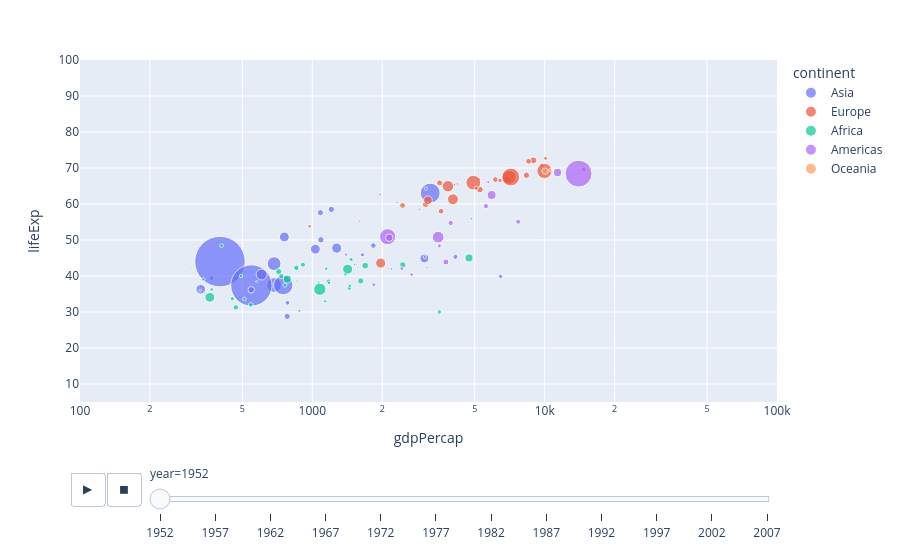

Write notebook code for a chart like this one.
### Code cell
fig = px.scatter(df1, x='gdpPercap', y='lifeExp', color='continent', size='pop',animation_frame='year',log_x=True,size_max=55,range_x=[100,100000],range_y=[5,100])
fig.show()

### Figure 1 — Plotly figure (JSON) as saved in the notebook; plotly's stock layout.template omitted (floating-point values rounded to 4 significant figures)
{"data": [{"hovertemplate": "continent=Asia<br>year=1952<br>gdpPercap=%{x}<br>lifeExp=%{y}<br>pop=%{marker.size}<extra></extra>", "legendgroup": "Asia", "marker": {"color": "#636efa", "size": [8425333, 120447, 46886859, 4693836, 556263527, 2125900, 372000000, 82052000, 17272000, 5441766, 1620914, 86459025, 607914, 8865488, 20947571, 160000, 1439529, 6748378, 800663, 20092996, 9182536, 507833, 41346560, 22438691, 4005677, 1127000, 7982342, 3661549, 8550362, 21289402, 26246839, 1030585, 4963829], "sizemode": "area", "sizeref": 435900.0, "symbol": "circle"}, "mode": "markers", "name": "Asia", "orientation": "v", "showlegend": true, "type": "scatter", "x": [779.4, 9867.0, 684.2, 368.5, 400.4, 3054.0, 546.6, 749.7, 3035.0, 4130.0, 4087.0, 3217.0, 1547.0, 1088.0, 1031.0, 108400.0, 4835.0, 1831.0, 786.6, 331.0, 545.9, 1828.0, 684.6, 1273.0, 6460.0, 2315.0, 1084.0, 1643.0, 1207.0, 757.8, 605.1, 1516.0, 781.7], "xaxis": "x", "y": [28.8, 50.94, 37.48, 39.42, 44.0, 60.96, 37.37, 37.47, 44.87, 45.32, 65.39, 63.03, 43.16, 50.06, 47.45, 55.56, 55.93, 48.46, 42.24, 36.32, 36.16, 37.58, 43.44, 47.75, 39.88, 60.4, 57.59, 45.88, 58.5, 50.85, 40.41, 43.16, 32.55], "yaxis": "y"}, {"hovertemplate": "continent=Europe<br>year=1952<br>gdpPercap=%{x}<br>lifeExp=%{y}<br>pop=%{marker.size}<extra></extra>", "legendgroup": "Europe", "marker": {"color": "#EF553B", "size": [1282697, 6927772, 8730405, 2791000, 7274900, 3882229, 9125183, 4334000, 4090500, 42459667, 69145952, 7733250, 9504000, 147962, 2952156, 47666000, 413834, 10381988, 3327728, 25730551, 8526050, 16630000, 6860147, 3558137, 1489518, 28549870, 7124673, 4815000, 22235677, 50430000], "sizemode": "area", "sizeref": 435900.0, "symbol": "circle"}, "mode": "markers", "name": "Europe", "orientation": "v", "showlegend": true, "type": "scatter", "x": [1601.0, 6137.0, 8343.0, 973.5, 2444.0, 3119.0, 6876.0, 9692.0, 6425.0, 7030.0, 7144.0, 3531.0, 5264.0, 7268.0, 5210.0, 4931.0, 2648.0, 8942.0, 10100.0, 4029.0, 3068.0, 3145.0, 3581.0, 5075.0, 4215.0, 3834.0, 8528.0, 14730.0, 1969.0, 9980.0], "xaxis": "x", "y": [55.23, 66.8, 68.0, 53.82, 59.6, 61.21, 66.87, 70.78, 66.55, 67.41, 67.5, 65.86, 64.03, 72.49, 66.91, 65.94, 59.16, 72.13, 72.67, 61.31, 59.82, 61.05, 58.0, 64.36, 65.57, 64.94, 71.86, 69.62, 43.59, 69.18], "yaxis": "y"}, {"hovertemplate": "continent=Africa<br>year=1952<br>gdpPercap=%{x}<br>lifeExp=%{y}<br>pop=%{marker.size}<extra></extra>", "legendgroup": "Africa", "marker": {"color": "#00cc96", "size": [9279525, 4232095, 1738315, 442308, 4469979, 2445618, 5009067, 1291695, 2682462, 153936, 14100005, 854885, 2977019, 63149, 22223309, 216964, 1438760, 20860941, 420702, 284320, 5581001, 2664249, 580653, 6464046, 748747, 863308, 1019729, 4762912, 2917802, 3838168, 1022556, 516556, 9939217, 6446316, 485831, 3379468, 33119096, 257700, 2534927, 60011, 2755589, 2143249, 2526994, 14264935, 8504667, 290243, 8322925, 1219113, 3647735, 5824797, 2672000, 3080907], "sizemode": "area", "sizeref": 435900.0, "symbol": "circle"}, "mode": "markers", "name": "Africa", "orientation": "v", "showlegend": true, "type": "scatter", "x": [2449.0, 3521.0, 1063.0, 851.2, 543.3, 339.3, 1173.0, 1071.0, 1179.0, 1103.0, 780.5, 2126.0, 1389.0, 2670.0, 1419.0, 375.6, 328.9, 362.1, 4293.0, 485.2, 911.3, 510.2, 299.9, 853.5, 298.8, 575.6, 2388.0, 1443.0, 369.2, 452.3, 743.1, 1968.0, 1688.0, 468.5, 2424.0, 761.9, 1077.0, 2719.0, 493.3, 879.6, 1450.0, 879.8, 1136.0, 4725.0, 1616.0, 1148.0, 716.7, 859.8, 1468.0, 734.8, 1147.0, 406.9], "xaxis": "x", "y": [43.08, 30.02, 38.22, 47.62, 31.98, 39.03, 38.52, 35.46, 38.09, 40.72, 39.14, 42.11, 40.48, 34.81, 41.89, 34.48, 35.93, 34.08, 37.0, 30.0, 43.15, 33.61, 32.5, 42.27, 42.14, 38.48, 42.72, 36.68, 36.26, 33.69, 40.54, 50.99, 42.87, 31.29, 41.73, 37.44, 36.32, 52.72, 40.0, 46.47, 37.28, 30.33, 32.98, 45.01, 38.63, 41.41, 41.22, 38.6, 44.6, 39.98, 42.04, 48.45], "yaxis": "y"}, {"hovertemplate": "continent=Americas<br>year=1952<br>gdpPercap=%{x}<br>lifeExp=%{y}<br>pop=%{marker.size}<extra></extra>", "legendgroup": "Americas", "marker": {"color": "#ab63fa", "size": [17876956, 2883315, 56602560, 14785584, 6377619, 12350771, 926317, 6007797, 2491346, 3548753, 2042865, 3146381, 3201488, 1517453, 1426095, 30144317, 1165790, 940080, 1555876, 8025700, 2227000, 662850, 157553000, 2252965, 5439568], "sizemode": "area", "sizeref": 435900.0, "symbol": "circle"}, "mode": "markers", "name": "Americas", "orientation": "v", "showlegend": true, "type": "scatter", "x": [5911.0, 2677.0, 2109.0, 11370.0, 3940.0, 2144.0, 2627.0, 5587.0, 1398.0, 3522.0, 3048.0, 2428.0, 1840.0, 2195.0, 2899.0, 3478.0, 3112.0, 2480.0, 1952.0, 3759.0, 3082.0, 3023.0, 13990.0, 5717.0, 7690.0], "xaxis": "x", "y": [62.48, 40.41, 50.92, 68.75, 54.74, 50.64, 57.21, 59.42, 45.93, 48.36, 45.26, 42.02, 37.58, 41.91, 58.53, 50.79, 42.31, 55.19, 62.65, 43.9, 64.28, 59.1, 68.44, 66.07, 55.09], "yaxis": "y"}, {"hovertemplate": "continent=Oceania<br>year=1952<br>gdpPercap=%{x}<br>lifeExp=%{y}<br>pop=%{marker.size}<extra></extra>", "legendgroup": "Oceania", "marker": {"color": "#FFA15A", "size": [8691212, 1994794], "sizemode": "area", "sizeref": 435900.0, "symbol": "circle"}, "mode": "markers", "name": "Oceania", "orientation": "v", "showlegend": true, "type": "scatter", "x": [10040.0, 10560.0], "xaxis": "x", "y": [69.12, 69.39], "yaxis": "y"}], "layout": {"legend": {"itemsizing": "constant", "title": {"text": "continent"}, "tracegroupgap": 0}, "margin": {"t": 60}, "sliders": [{"active": 0, "currentvalue": {"prefix": "year="}, "len": 0.9, "pad": {"b": 10, "t": 60}, "steps": [{"args": [["1952"], {"frame": {"duration": 0, "redraw": false}, "fromcurrent": true, "mode": "immediate", "transition": {"duration": 0, "easing": "linear"}}], "label": "1952", "method": "animate"}, {"args": [["1957"], {"frame": {"duration": 0, "redraw": false}, "fromcurrent": true, "mode": "immediate", "transition": {"duration": 0, "easing": "linear"}}], "label": "1957", "method": "animate"}, {"args": [["1962"], {"frame": {"duration": 0, "redraw": false}, "fromcurrent": true, "mode": "immediate", "transition": {"duration": 0, "easing": "linear"}}], "label": "1962", "method": "animate"}, {"args": [["1967"], {"frame": {"duration": 0, "redraw": false}, "fromcurrent": true, "mode": "immediate", "transition": {"duration": 0, "easing": "linear"}}], "label": "1967", "method": "animate"}, {"args": [["1972"], {"frame": {"duration": 0, "redraw": false}, "fromcurrent": true, "mode": "immediate", "transition": {"duration": 0, "easing": "linear"}}], "label": "1972", "method": "animate"}, {"args": [["1977"], {"frame": {"duration": 0, "redraw": false}, "fromcurrent": true, "mode": "immediate", "transition": {"duration": 0, "easing": "linear"}}], "label": "1977", "method": "animate"}, {"args": [["1982"], {"frame": {"duration": 0, "redraw": false}, "fromcurrent": true, "mode": "immediate", "transition": {"duration": 0, "easing": "linear"}}], "label": "1982", "method": "animate"}, {"args": [["1987"], {"frame": {"duration": 0, "redraw": false}, "fromcurrent": true, "mode": "immediate", "transition": {"duration": 0, "easing": "linear"}}], "label": "1987", "method": "animate"}, {"args": [["1992"], {"frame": {"duration": 0, "redraw": false}, "fromcurrent": true, "mode": "immediate", "transition": {"duration": 0, "easing": "linear"}}], "label": "1992", "method": "animate"}, {"args": [["1997"], {"frame": {"duration": 0, "redraw": false}, "fromcurrent": true, "mode": "immediate", "transition": {"duration": 0, "easing": "linear"}}], "label": "1997", "method": "animate"}, {"args": [["2002"], {"frame": {"duration": 0, "redraw": false}, "fromcurrent": true, "mode": "immediate", "transition": {"duration": 0, "easing": "linear"}}], "label": "2002", "method": "animate"}, {"args": [["2007"], {"frame": {"duration": 0, "redraw": false}, "fromcurrent": true, "mode": "immediate", "transition": {"duration": 0, "easing": "linear"}}], "label": "2007", "method": "animate"}], "x": 0.1, "xanchor": "left", "y": 0, "yanchor": "top"}], "updatemenus": [{"buttons": [{"args": [null, {"frame": {"duration": 500, "redraw": false}, "fromcurrent": true, "mode": "immediate", "transition": {"duration": 500, "easing": "linear"}}], "label": "&#9654;", "method": "animate"}, {"args": [[null], {"frame": {"duration": 0, "redraw": false}, "fromcurrent": true, "mode": "immediate", "transition": {"duration": 0, "easing": "linear"}}], "label": "&#9724;", "method": "animate"}], "direction": "left", "pad": {"r": 10, "t": 70}, "showactive": false, "type": "buttons", "x": 0.1, "xanchor": "right", "y": 0, "yanchor": "top"}], "xaxis": {"anchor": "y", "domain": [0, 1], "range": [2, 5], "title": {"text": "gdpPercap"}, "type": "log"}, "yaxis": {"anchor": "x", "domain": [0, 1], "range": [5, 100], "title": {"text": "lifeExp"}}}}
